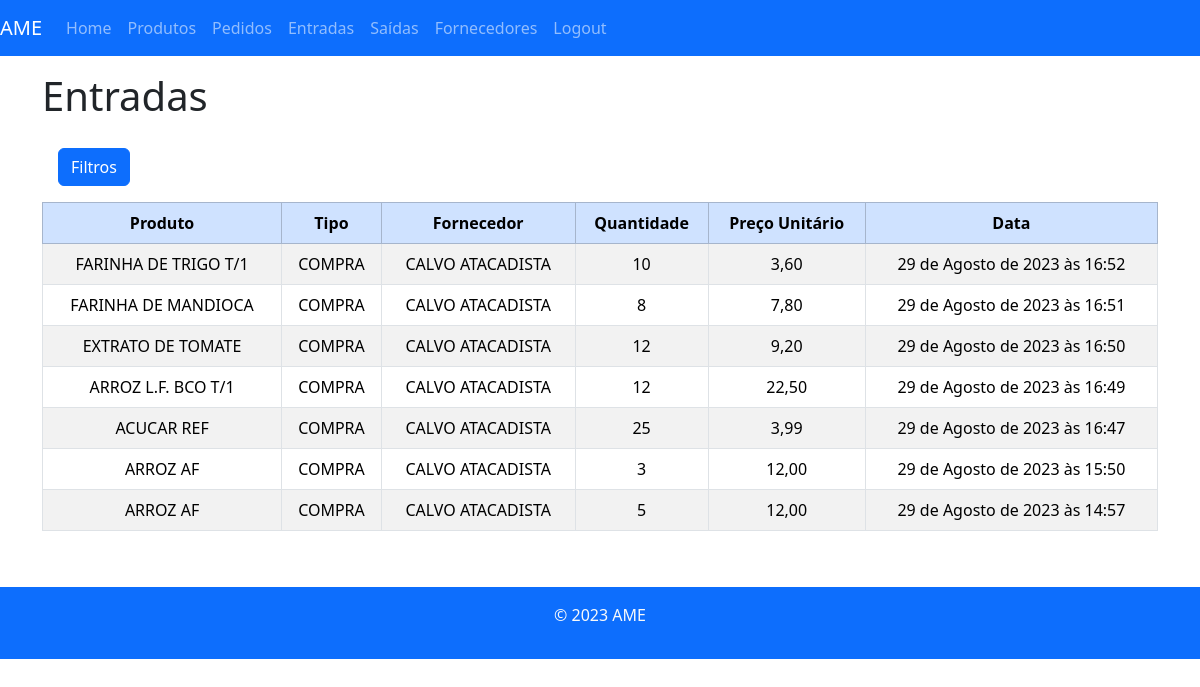
The page /entradas/ (signed in) on the database its author committed.
### almoxarifado/models.py (models this page shows, shortened)
class Entrada(models.Model):
    TIPO = (
        ('COMPRA', 'COMPRA'),
        ('DOAÇÃO', 'DOAÇÃO')
    )
    produto = models.ForeignKey(Produto, on_delete=models.CASCADE)
    tipo = models.CharField(max_length=16, choices=TIPO)
    fornecedor = models.ForeignKey(Fornecedor, on_delete=models.CASCADE)
    quantidade = models.PositiveIntegerField()
    preco_unitario = models.DecimalField(max_digits=6, decimal_places=2)
    criado_em = models.DateTimeField(auto_now_add=True)
    usuario = models.ForeignKey(User, on_delete=models.CASCADE)

class Produto(models.Model):
    nome = models.CharField(max_length=255)
    descricao = models.TextField()
    quantidade = models.PositiveIntegerField()
    estoque_minimo = models.PositiveIntegerField()
    categoria = models.ForeignKey(Categoria, on_delete=models.CASCADE, default="")
    local = models.ForeignKey(LocalPrateleira, on_delete=models.CASCADE, default="")
    def __str__(self):
        return self.nome

class Fornecedor(models.Model):
    nome = models.CharField(max_length=255)
    fone = models.CharField(max_length=20)
    email = models.EmailField()
    def __str__(self):
        return self.nome

### almoxarifado/views.py (the view)
# urls.py: path('entradas/', entradas_view, name='entradas'),
@login_required
def entradas_view(request):
    entradas = Entrada.objects.all().order_by("-criado_em")
    produto = request.GET.get('produto')
    tipo = request.GET.get('tipo')
    fornecedor = request.GET.get('fornecedor')
    data_inicial = request.GET.get('data_inicial')
    data_final = request.GET.get('data_final')
    if data_inicial:
        data_inicial = datetime.strptime(data_inicial, '%Y-%m-%d').date()
    if data_final:
        data_final = datetime.strptime(data_final, '%Y-%m-%d').date()
    if produto:
        entradas = entradas.filter(Q(produto__nome__icontains=produto))
    if tipo:
        entradas = entradas.filter(Q(tipo__icontains=tipo))
    if fornecedor:
        entradas = entradas.filter(Q(fornecedor__nome__icontains=fornecedor))
    if data_inicial and data_final:
        entradas = entradas.filter(criado_em__range=[data_inicial, data_final])
    return render(request, 'entradas.html', {'entradas': entradas})

### almoxarifado/templates/entradas.html (shortened to what this page needs)
{% extends 'base.html' %}
{% load django_bootstrap5 %}
{% block content %}
  <h1>Entradas</h1>
  <div class="container-fluid">
    <div class="row">
      <div class="col-3 text-white p-3">
        <button type="button" class="btn btn-primary mt-1" id="botaoFiltros" onClick="esconderFiltro()">
          Filtros
        </button>
      </div>
      <div class="col-9 text-dark p-3">
      </div>
    </div>
  </div>
  <div class="table-responsive">
    <table class="table table-hover table-striped table-bordered ">
      <thead class="table-primary">
        <tr>
          <th>Produto</th>
          <th>Tipo</th>
          <th>Fornecedor</th>
          <th>Quantidade</th>
          <th>Preço Unitário</th>
          <th>Data</th>
        </tr>
      </thead>
      <tbody>
        {% for entrada in entradas %}
          <tr>
            <td>{{ entrada.produto }}</td>
            <td>{{ entrada.tipo }}</td>
            <td>{{ entrada.fornecedor }}</td>
            <td>{{ entrada.quantidade }}</td>
            <td>{{ entrada.preco_unitario }}</td>
            <td>{{ entrada.criado_em }}</td>
          </tr>
        {% endfor %}
      </tbody>
    </table>
  </div>
  <br>
{% endblock %}

### almoxarifado/static/css/styles.css (style rules this page uses)
td, thead { text-align: center; }

### rows shown on the page
Entrada: produto "FARINHA DE TRIGO T/1", tipo "COMPRA", fornecedor "CALVO ATACADISTA", quantidade "10", preco_unitario "3,60", criado_em "29 de Agosto de 2023 às 16:52"
Entrada: produto "FARINHA DE MANDIOCA", tipo "COMPRA", fornecedor "CALVO ATACADISTA", quantidade "8", preco_unitario "7,80", criado_em "29 de Agosto de 2023 às 16:51"
Entrada: produto "EXTRATO DE TOMATE", tipo "COMPRA", fornecedor "CALVO ATACADISTA", quantidade "12", preco_unitario "9,20", criado_em "29 de Agosto de 2023 às 16:50"
Entrada: produto "ARROZ L.F. BCO T/1", tipo "COMPRA", fornecedor "CALVO ATACADISTA", quantidade "12", preco_unitario "22,50", criado_em "29 de Agosto de 2023 às 16:49"
Entrada: produto "ACUCAR REF", tipo "COMPRA", fornecedor "CALVO ATACADISTA", quantidade "25", preco_unitario "3,99", criado_em "29 de Agosto de 2023 às 16:47"
Entrada: produto "ARROZ AF", tipo "COMPRA", fornecedor "CALVO ATACADISTA", quantidade "3", preco_unitario "12,00", criado_em "29 de Agosto de 2023 às 15:50"
Entrada: produto "ARROZ AF", tipo "COMPRA", fornecedor "CALVO ATACADISTA", quantidade "5", preco_unitario "12,00", criado_em "29 de Agosto de 2023 às 14:57"
